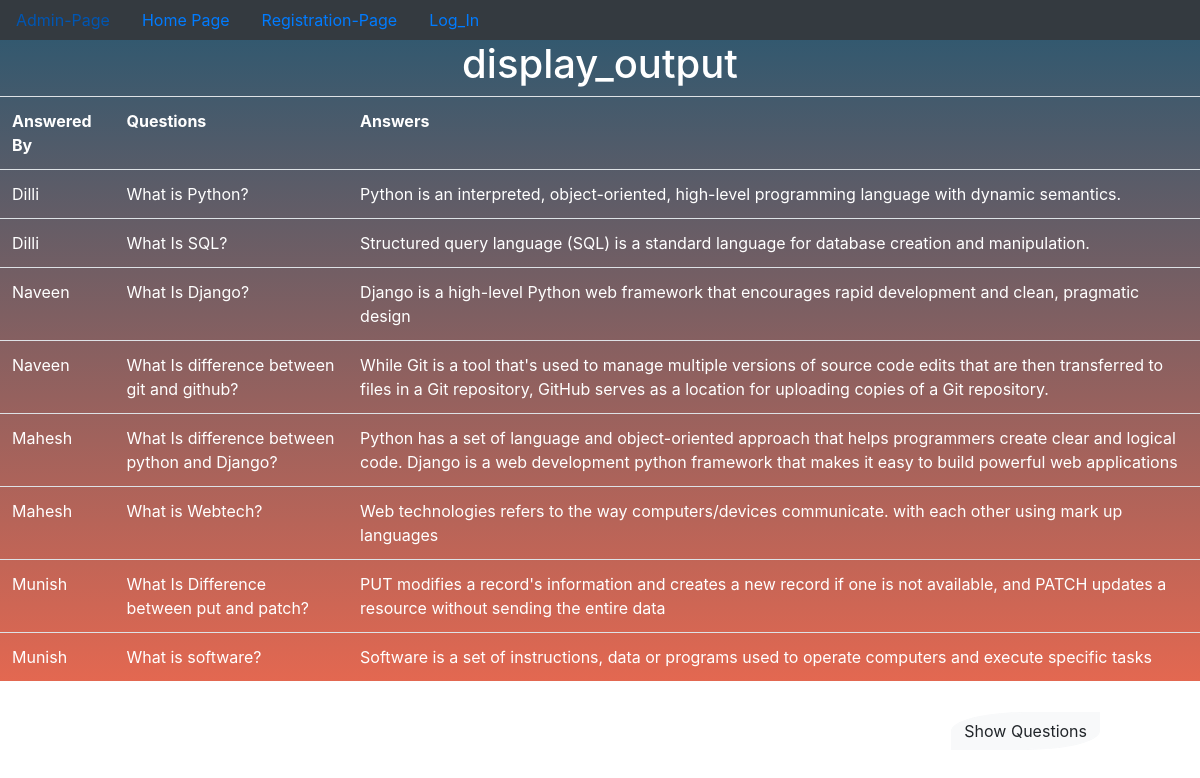
The app's page /display_output/ with its own data.
### Reviews/models.py (models this page shows, shortened)
class Answer(models.Model):
    username=models.ForeignKey(User,on_delete=models.CASCADE)
    question=models.ForeignKey(Question,on_delete=models.CASCADE)
    answer=models.TextField()

class Question(models.Model):
    username=models.ForeignKey(User,on_delete=models.CASCADE)
    question=models.TextField()
    def __str__(self):
        return self.question

### Reviews/views.py (the view)
# urls.py: path("display_output/",display_output,name="display_output"),
def display_output(request):
    ao=Answer.objects.all()
    d={'ao':ao}
    return render(request,'display_output.html',d)

### templates/display_output.html (shortened to what this page needs)
{% extends 'dummy.html' %}
{% block body_block %}
<div class="mask" style="background: linear-gradient(to bottom, rgba(0, 47, 75, 0.8) 0%, rgba(220, 66, 37, 0.8));">
<h1>display_output</h1>
<table  class="table">
    <tr>
        <th>Answered By</th>
        <th>Questions</th>
        <th>Answers</th>
    </tr>
    {% for x in ao %}
    <tr>
        <td>{{x.username}}</td>
        <td>{{x.question}}</td>
        <td>{{x.answer}}</td>
    </tr>
    {% endfor %}
</table>
    <a href="{% url 'question_list' %}"class="btn btn-light"  id="a" >Show Questions</a>
</div>
{% endblock %}

### templates/dummy.html (shortened to what this page needs)
<!doctype html>
<html lang="en">
  <head>
    <link rel="stylesheet" href="https://cdn.jsdelivr.net/npm/bootstrap@4.0.0/dist/css/bootstrap.min.css">
  </head>
  <body class="bg-image  text-center shadow-1-strong rounded mb-5 text-white"
style="background-image: url('https://mdbootstrap.com/img/Photos/Horizontal/Nature/6-col/img%20(122).jpg'); height: 93vh ; background-size:cover;">
    <center>
        <nav class="nav bg-dark">
            <a href="{% url 'admin:index' %}" class="nav-link">Admin-Page</a>
            <a href="{% url 'home' %}" class="nav-link">Home Page</a>
            {% if user.is_authenticated %}
                <a href="{% url 'user_Logout' %}" class="nav-link">Log_Out</a>
                <a href="{% url 'change_password' %}" class="nav-link">Change Password</a>
                {% else %}
                   <a href="{% url 'registration' %}" class="nav-link">Registration-Page</a>
                    <a href="{% url 'user_login' %}" class="nav-link">Log_In</a>
                {% endif %}
        </nav>
      {% block body_block %}
      {% endblock %}
  </body>
</html>

### templates/display_output.html (style rules this page uses)
#a { position: fixed; bottom: 50px; right: 100px; border-radius: 50% 0% ; }

### records on screen
Answer: username "Dilli", question "What is Python?", answer "Python is an interpreted, object-oriented, high-level programming language with dynamic semantics."
Answer: username "Dilli", question "What Is SQL?", answer "Structured query language (SQL) is a standard language for database creation and manipulation."
Answer: username "Naveen", question "What Is Django?", answer "Django is a high-level Python web framework that encourages rapid development and clean, pragmatic design"
Answer: username "Naveen", question "What Is difference between git and github?", answer "While Git is a tool that's used to manage multiple versions of source code edits that are then transferred to files in a Git repository, GitHub serves as a location for uploading copies of a Git repository."
Answer: username "Mahesh", question "What Is difference between python and Django?", answer "Python has a set of language and object-oriented approach that helps programmers create clear and logical code. Django is a web development python framework that makes it easy to build powerful web applications"
Answer: username "Mahesh", question "What is Webtech?", answer "Web technologies refers to the way computers/devices communicate. with each other using mark up languages"
Answer: username "Munish", question "What Is Difference between put and patch?", answer "PUT modifies a record's information and creates a new record if one is not available, and PATCH updates a resource without sending the entire data"
Answer: username "Munish", question "What is software?", answer "Software is a set of instructions, data or programs used to operate computers and execute specific tasks"
